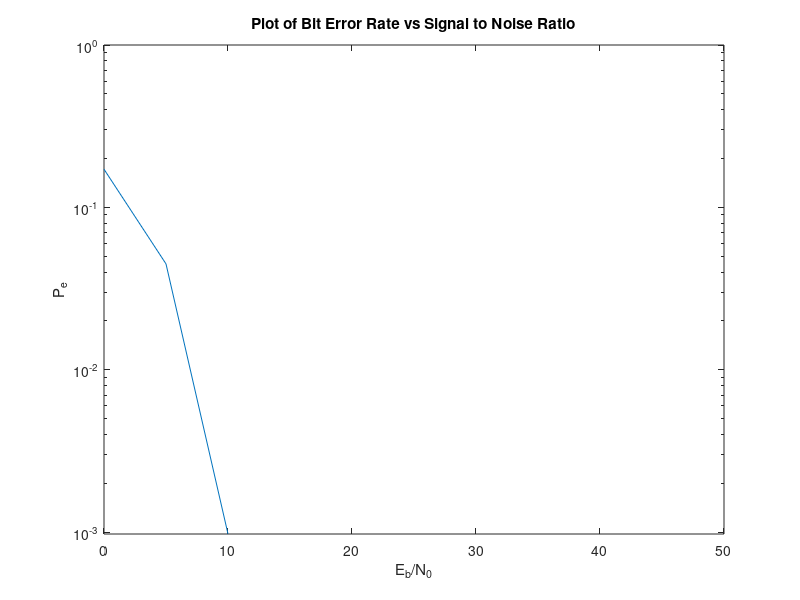

The MATLAB script that drew this image:
%[1-1]
%Generate random binary digits (0 or 1) 
noOfBits = 1024;
inputData = randi([0, 1], [1, noOfBits]);

%[1-2]
%Convert binary digits to +/- 1 (1->+1, 0->-1) => Data for transmission
%Replace 0 to -1
inputData(inputData==0) = -1;

%[1-14]
%Simulation for different SNR values
SNR = 0:5:50; %Loop from 0 to 50 (in multiples of 5)

%[1-6]
%Assume input data has unit power
S=1; 

%[1-16]
bitErrorRate = zeros(1,11); %Initialise an array of 1-by-11 zeros to store error rate
SNRvalues = zeros(1,11); %Initialise an array of 1-by-11 zeros to store SNR values
arrayIndex = 1; %To count the array index for storage

for i = SNR %Loop from 0 to 50 (in multiples of 5)
    %[1-11]
    noOfErrors = 0; %Count number of errors for each SNR
    
    %[1-6]
    N=S./(10.^(i./10)); %Obtain noise variance (10log10 = S/N)
    
    %[1-3 && 1-7]
    %AWGN function applys White Gaussian Noise to inputData
    outputSignal = awgn(inputData,i,N); %i=SNR, N=noise variance
    
    %[1-8]
    %Convert outputSignal to 0/1
    %(outputSignal >= 0) -> 1
    %(outputSignal < 0) -> 0
    threshold = 0; 
    outputSignal(outputSignal>=threshold) = 1;
    outputSignal(outputSignal<threshold) = 0;
    
    %[1-9]
    %Conpute bit error rate
    for count=1:noOfBits %Loop from 1 to 1024
        %If inputData > 0 but outputSignal < 0, error
        %If inputData <= 0 but outputSignal >= 0, error
        if (inputData(count) > threshold && outputSignal(count) == 0) || (inputData(count) <= threshold && outputSignal(count) == 1)
            noOfErrors = noOfErrors + 1;
        end
    end
    %[1-16]
    SNRvalues(arrayIndex)=i; %Store current SNR value into array
    bitErrorRate(arrayIndex)= noOfErrors/noOfBits; %Store the bitErrorRate into array
    arrayIndex=arrayIndex+1;
end

%[1-15]
%Plot the results
semilogy(SNRvalues, bitErrorRate);
axis([0 50 -1 1])
title("Plot of Bit Error Rate vs Signal to Noise Ratio");
xlabel('E_{b}/N_{0}') ;
ylabel('P_{e}') ;
